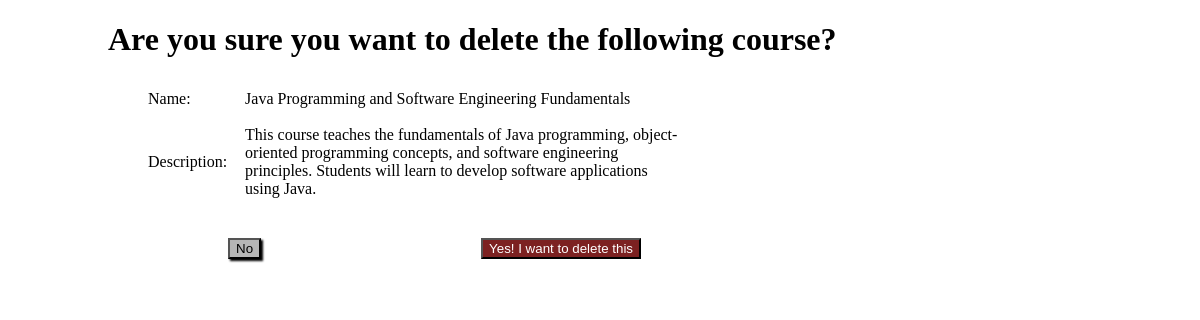
/delCourses/5, run on the app's committed database.
### courses_app/models.py (models this page shows)
class Course(models.Model):
    name = models.CharField(max_length=45)
    description = models.TextField()
    date = models.DateField(auto_now_add=True)
    objects = CourseManager()

### courses_app/views.py (the view)
# urls.py: path('delCourses/<int:Cid>', views.delCourses,name='delCourses'),
def delCourses(request,Cid):
    course = Course.objects.get(id=Cid)
    return render(request,"del.html",{'course':course})

### courses_app/templates/del.html (shortened to what this page needs)
<!DOCTYPE html>
<html lang="en">
<head>
    {% load static %}
    <link rel="stylesheet" href="{% static 'css/style.css' %}">
</head>
<body>
    <h1 class="are">Are you sure you want to delete the following course?</h1>
    <table class="Confirmtable">
        <tr>
            <td>Name: </td>
            <td>{{course.name}}</td>
        </tr>
        <tr>
            <td>Description: </td>
            <td>{{course.description}}</td>
        </tr>
        </table>
<div class="ConfirmButton">
        <form action="{% url 'index'%}" method="POST">
        <button id="No">No</button>
    </form>
        <form action="{% url 'deleteCourse' course.id %}" method="POST">
        <button id="yes" >Yes! I want to delete this</button>
    </form>
</div>
</body>
</html>

### courses_app/static/css/style.css (style rules this page uses)
button { background-color: green; box-shadow: 2px 2px 2px; margin-top: 10px; margin-left: 220px; }
.ConfirmButton { margin-top: 20px; display: flex; }
#No { background-color: rgb(182, 182, 182); }
#yes { background-color: rgb(124, 33, 33); color: white; }
.Confirmtable { width: 550px; margin-left: 130px; }
.Confirmtable td { padding: 8px; }
.are { margin-left: 100px; }

### data on the page
Course: name "Java Programming and Software Engineering Fundamentals", description "This course teaches the fundamentals of Java programming, object-oriented programming concepts, and software engineering principles. Students will learn to develop software applications using Java."
